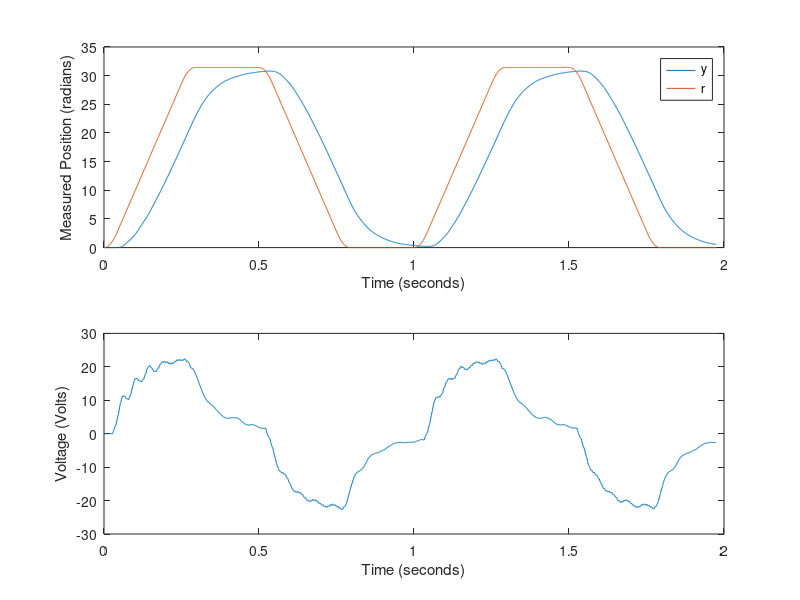

Here is the MATLAB script that generated this plot:
y = csvread('y.csv');
u = csvread('u.csv');
r = csvread('r.csv');

time = linspace(0,1.975,1975);

figure
subplot(2,1,1)
plot(time, y, time, r)
legend('y','r')
xlabel('Time (seconds)')
ylabel('Measured Position (radians)')

subplot(2,1,2)
plot(time, u)
xlabel('Time (seconds)')
ylabel('Voltage (Volts)')

